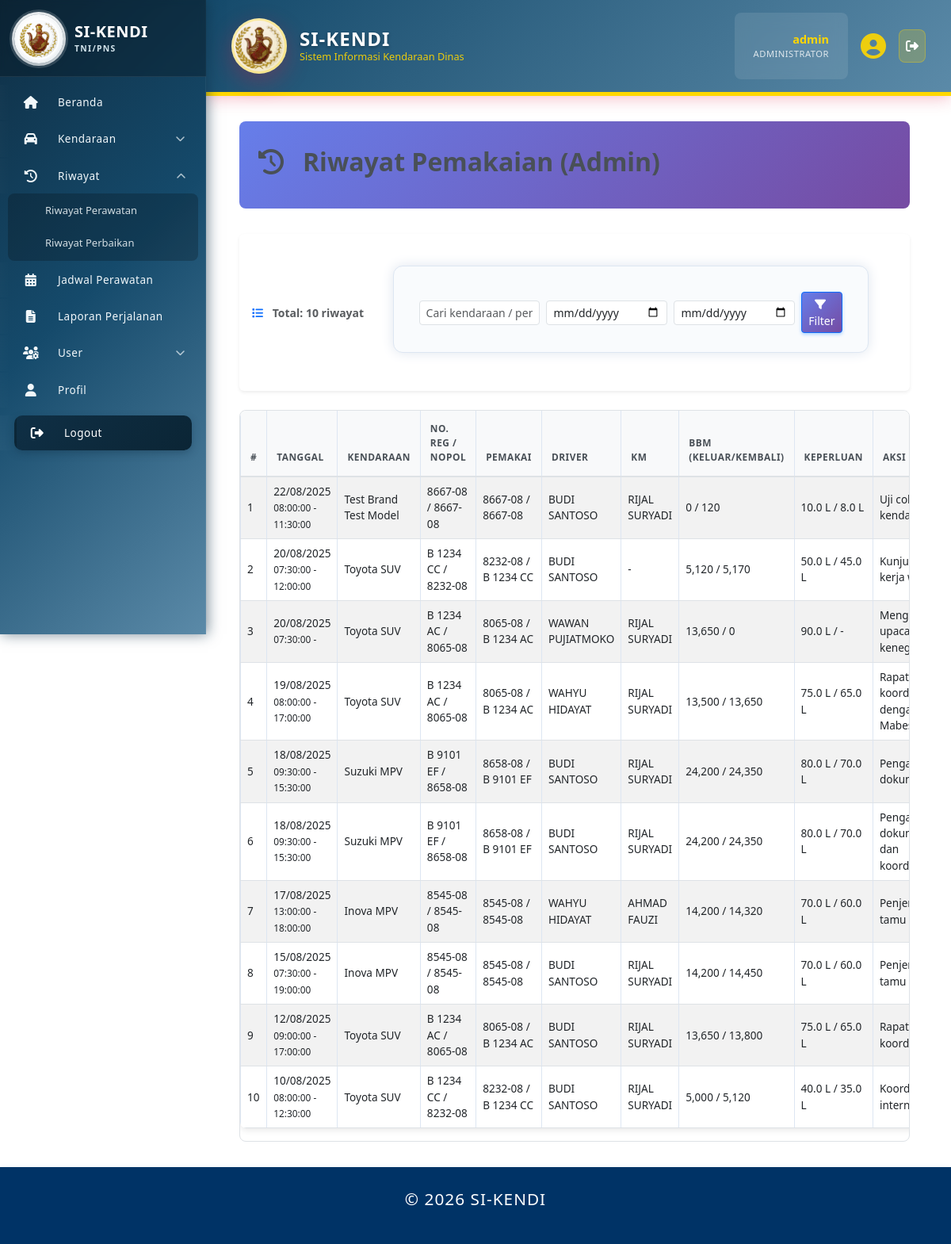
Page /index.php?page=riwayat_pemakaian (signed in) on the earlier database version.
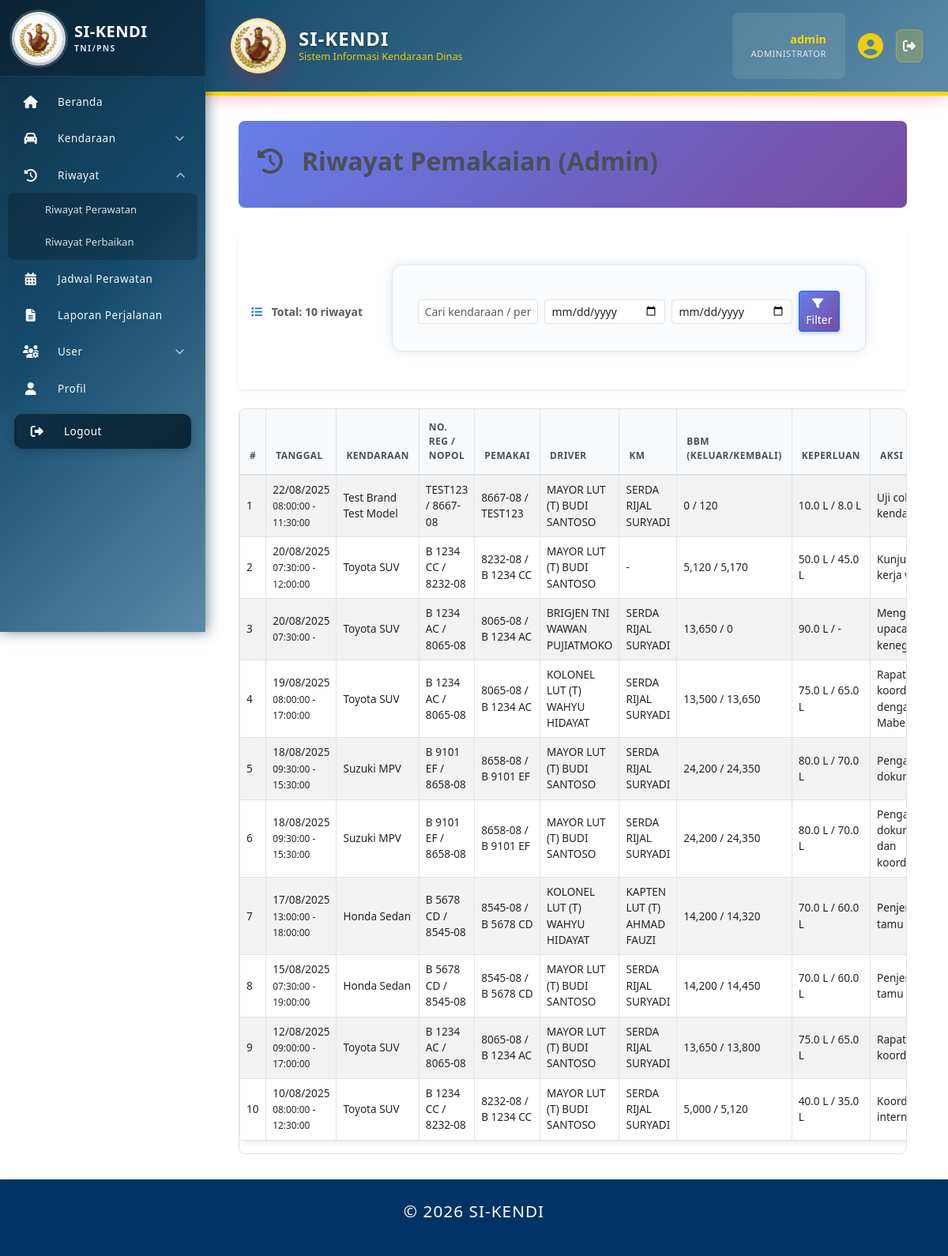
Same page on the later database version.
### tables this page shows
CREATE TABLE `riwayat_pemakaian` (
  `id` int(11) NOT NULL,
  `kendaraan_id` int(11) NOT NULL,
  `user_id` int(11) NOT NULL,
  `driver_id` int(11) DEFAULT NULL,
  `tanggal` date NOT NULL,
  `jam_keluar` time DEFAULT NULL,
  `jam_kembali` time DEFAULT NULL,
  `km_awal` int(11) NOT NULL,
  `km_akhir` int(11) DEFAULT NULL,
  `tujuan` varchar(255) NOT NULL,
  `keperluan` text DEFAULT NULL,
  `rute` text DEFAULT NULL,
  `bbm_keluar` decimal(5,2) DEFAULT NULL,
  `bbm_kembali` decimal(5,2) DEFAULT NULL,
  `kondisi_keluar` enum('Baik','Rusak Ringan','Rusak Berat') DEFAULT 'Baik',
  `kondisi_kembali` enum('Baik','Rusak Ringan','Rusak Berat') DEFAULT 'Baik',
  `catatan` text DEFAULT NULL,
  `created_at` timestamp NOT NULL DEFAULT current_timestamp(),
  `updated_at` timestamp NOT NULL DEFAULT current_timestamp() ON UPDATE current_timestamp()
);

CREATE TABLE `kendaraan` (
  `id` int(11) NOT NULL,
  `no_polisi` varchar(20) NOT NULL,
  `no_rangka` varchar(50) NOT NULL,
  `no_mesin` varchar(50) NOT NULL,
  `merk` varchar(50) NOT NULL,
  `tipe` varchar(50) DEFAULT NULL,
  `tahun_pembuatan` year(4) DEFAULT NULL,
  `warna` varchar(30) DEFAULT NULL,
  `jenis` enum('Roda 2','Roda 4','Truk','Bus','Lainnya') DEFAULT 'Roda 4',
  `bahan_bakar` enum('Bensin','Solar','Listrik','Hybrid') DEFAULT 'Bensin',
  `no_reg` varchar(30) DEFAULT NULL,
  `no_stnk` varchar(30) DEFAULT NULL,
  `no_bpkb` varchar(30) DEFAULT NULL,
  `tanggal_berlaku_stnk` date DEFAULT NULL,
  `pemilik_stnk` varchar(100) DEFAULT NULL,
  `status_kepemilikan` enum('Satker','Pinjam Pakai') DEFAULT 'Satker',
  `satker` varchar(50) NOT NULL,
  `kode_barang` varchar(50) DEFAULT NULL,
  `kondisi` enum('Baik','Rusak Ringan','Rusak Berat') DEFAULT 'Baik',
  `status_kendaraan` enum('Operasional','Perbaikan','Rusak','Tidak Aktif') DEFAULT 'Operasional',
  `status_peminjaman` enum('Tersedia','Dipinjam','Maintenance','Rusak') DEFAULT 'Tersedia',
  `tanggal_servis_terakhir` date DEFAULT NULL,
  `last_service_km` int(11) DEFAULT NULL,
  `odometer` int(11) DEFAULT 0,
  `foto` varchar(255) DEFAULT NULL,
  `catatan` text DEFAULT NULL,
  `created_at` timestamp NOT NULL DEFAULT current_timestamp(),
  `updated_at` timestamp NOT NULL DEFAULT current_timestamp() ON UPDATE current_timestamp()
);

CREATE TABLE `pengguna` (
  `id` int(11) NOT NULL,
  `nrp_nip` varchar(30) DEFAULT NULL,
  `nama_lengkap` varchar(100) NOT NULL,
  `pangkat` varchar(50) DEFAULT NULL,
  `jabatan` varchar(100) DEFAULT NULL,
  `satuan_pns` varchar(200) DEFAULT NULL,
  `no_hp` varchar(20) DEFAULT NULL,
  `email` varchar(100) DEFAULT NULL,
  `alamat` text DEFAULT NULL,
  `status_pegawai` enum('Aktif','Pensiun','Mutasi','Non-Aktif') NOT NULL DEFAULT 'Aktif',
  `status_aktif` enum('Aktif','Tidak Aktif') NOT NULL DEFAULT 'Aktif',
  `jenis_personel` enum('TNI','PNS') DEFAULT NULL,
  `matra` varchar(100) DEFAULT NULL,
  `korps` varchar(100) DEFAULT NULL,
  `kesatuan` varchar(200) DEFAULT NULL,
  `created_at` timestamp NOT NULL DEFAULT current_timestamp(),
  `updated_at` timestamp NOT NULL DEFAULT current_timestamp() ON UPDATE current_timestamp()
);

### lib/table_helpers.php (called while the page is built, shortened)
<?php
if (!function_exists('table_has_columns')) {
    function table_has_columns($db, $table, array $cols) {
        $mysqli = $db;
        $table = $mysqli->real_escape_string($table);
        foreach ($cols as $col) {
            $colEsc = $mysqli->real_escape_string($col);
            $res = $mysqli->query("SELECT 1 FROM information_schema.COLUMNS WHERE TABLE_SCHEMA = DATABASE() AND TABLE_NAME = '{$table}' AND COLUMN_NAME = '{$colEsc}' LIMIT 1");
        }
        return true;
    }
}

### pages/riwayat_pemakaian.php (the view, shortened to what the rows shown need)
<?php
require_once 'includes/auth.php';
require_once __DIR__ . '/../lib/table_helpers.php';
    ?>
    <?php
$page = isset($_GET['page_num']) ? max(1, intval($_GET['page_num'])) : 1;
$limit = 20;
$offset = ($page - 1) * $limit;
$types = '';
$params = [];
$filter_sql = '';
$driver_join = table_has_columns($mysqli, 'riwayat_pemakaian', ['driver_id']);
$select_driver = $driver_join ? ", d.nama_lengkap AS driver_name" : ", '' AS driver_name";
$join_driver = $driver_join ? "LEFT JOIN pengguna d ON rp.driver_id = d.id" : "";
$base_from = "riwayat_pemakaian rp\n        JOIN kendaraan k ON rp.kendaraan_id = k.id\n        LEFT JOIN user_account ua ON rp.user_id = ua.id\n        LEFT JOIN pengguna p ON ua.pengguna_id = p.id\n        " . $join_driver;
$select_sql = "SELECT rp.*, k.no_reg, k.no_polisi, k.merk, k.tipe, ua.username AS username, p.nama_lengkap AS pemakai" . $select_driver . "\n        FROM " . $base_from . $filter_sql . "\n        ORDER BY rp.tanggal DESC, rp.id DESC\n        LIMIT ? OFFSET ?";
$stmt = $mysqli->prepare($select_sql);
$bind_params = $params;
$bind_types = $types;
$bind_params[] = $limit;
$bind_params[] = $offset;
$bind_types .= 'ii';
if ($bind_types !== '') {
    $stmt->bind_param($bind_types, ...$bind_params);
}
$stmt->execute();
$rows = $stmt->get_result();
?>
<div class="page-header">
    <h1><i class="fas fa-history me-2"></i> Riwayat Pemakaian (Admin)</h1>
</div>
<div class="content-container">
    <?php if ($rows && $rows->num_rows > 0): ?>
        <div class="table-responsive">
            <table class="table table-striped table-hover">
                <thead>
                    <tr>
                        <th>#</th>
                        <th>Tanggal</th>
                        <th>Kendaraan</th>
                        <th>No. Reg / Nopol</th>
                        <th>Pemakai</th>
                        <th>Driver</th>
                        <th>KM</th>
                        <th>BBM (Keluar/Kembali)</th>
                        <th>Keperluan</th>
                        <th>Aksi</th>
                    </tr>
                </thead>
                <tbody>
                    <?php $i = $offset + 1; while ($r = $rows->fetch_assoc()): ?>
                        <tr>
                            <td><?= $i++ ?></td>
                            <td><?= date('d/m/Y', strtotime($r['tanggal'])) ?><br><small><?= htmlspecialchars($r['jam_keluar'] ?? '') ?> - <?= htmlspecialchars($r['jam_kembali'] ?? '') ?></small></td>
                            <td><?= htmlspecialchars($r['merk'] . ' ' . $r['tipe']) ?></td>
                            <td><?= htmlspecialchars(($r['no_polisi'] ?? '-') . ' / ' . ($r['no_reg'] ?? '-')) ?></td>
                                <td><?= htmlspecialchars(($r['no_reg'] ?? '-') . ' / ' . ($r['no_polisi'] ?? '-')) ?></td>
                            <td><?= htmlspecialchars($r['pemakai'] ?? $r['username'] ?? '-') ?></td>
                            <td><?= htmlspecialchars($r['driver_name'] ?? '-') ?></td>
                            <td><?= number_format($r['km_awal'] ?? 0) ?> / <?= number_format($r['km_akhir'] ?? 0) ?></td>
                            <td><?= !empty($r['bbm_keluar']) ? number_format($r['bbm_keluar'],1) . ' L' : '-' ?> / <?= !empty($r['bbm_kembali']) ? number_format($r['bbm_kembali'],1) . ' L' : '-' ?></td>
                            <td><?= htmlspecialchars(mb_strimwidth($r['keperluan'] ?? '-', 0, 60, '...')) ?></td>
                        </tr>
                    <?php endwhile; ?>
                </tbody>
            </table>
        </div>
    <?php endif; ?>
</div>

Differences in the rows shown:
changed through a linked row, riwayat_pemakaian "Test Brand Test Model": kendaraan.no_reg "8667-08 / 8667-08" → "TEST123 / 8667-08"; kendaraan.no_polisi "8667-08 / 8667-08" → "8667-08 / TEST123"; user.nama_lengkap "BUDI SANTOSO" → "MAYOR LUT (T) BUDI SANTOSO"; driver.nama_lengkap "RIJAL SURYADI" → "SERDA RIJAL SURYADI"
changed through a linked row, riwayat_pemakaian "Kunjungan kerja wilayah": user.nama_lengkap "BUDI SANTOSO" → "MAYOR LUT (T) BUDI SANTOSO"
changed through a linked row, riwayat_pemakaian "Menghadiri upacara kenegaraan": user.nama_lengkap "WAWAN PUJIATMOKO" → "BRIGJEN TNI WAWAN PUJIATMOKO"; driver.nama_lengkap "RIJAL SURYADI" → "SERDA RIJAL SURYADI"
changed through a linked row, riwayat_pemakaian (number 4 of 10 on the later page): user.nama_lengkap "WAHYU HIDAYAT" → "KOLONEL LUT (T) WAHYU HIDAYAT"; driver.nama_lengkap "RIJAL SURYADI" → "SERDA RIJAL SURYADI"
changed through a linked row, riwayat_pemakaian "Pengambilan dokumen": user.nama_lengkap "BUDI SANTOSO" → "MAYOR LUT (T) BUDI SANTOSO"; driver.nama_lengkap "RIJAL SURYADI" → "SERDA RIJAL SURYADI"
changed through a linked row, riwayat_pemakaian "Pengambilan dokumen dan koordinasi": user.nama_lengkap "BUDI SANTOSO" → "MAYOR LUT (T) BUDI SANTOSO"; driver.nama_lengkap "RIJAL SURYADI" → "SERDA RIJAL SURYADI"
changed through a linked row, riwayat_pemakaian: kendaraan.tipe "Inova MPV" → "Honda Sedan"; kendaraan.no_reg "8545-08 / 8545-08" → "B 5678 CD / 8545-08"; kendaraan.no_polisi "8545-08 / 8545-08" → "8545-08 / B 5678 CD"; user.nama_lengkap "WAHYU HIDAYAT" → "KOLONEL LUT (T) WAHYU HIDAYAT"; driver.nama_lengkap "AHMAD FAUZI" → "KAPTEN LUT (T) AHMAD FAUZI"
changed through a linked row, riwayat_pemakaian (number 8 of 10 on the later page): kendaraan.tipe "Inova MPV" → "Honda Sedan"; kendaraan.no_reg "8545-08 / 8545-08" → "B 5678 CD / 8545-08"; kendaraan.no_polisi "8545-08 / 8545-08" → "8545-08 / B 5678 CD"; user.nama_lengkap "BUDI SANTOSO" → "MAYOR LUT (T) BUDI SANTOSO"; driver.nama_lengkap "RIJAL SURYADI" → "SERDA RIJAL SURYADI"
changed through a linked row, riwayat_pemakaian (number 9 of 10 on the later page): user.nama_lengkap "BUDI SANTOSO" → "MAYOR LUT (T) BUDI SANTOSO"; driver.nama_lengkap "RIJAL SURYADI" → "SERDA RIJAL SURYADI"
changed through a linked row, riwayat_pemakaian "Koordinasi internal": user.nama_lengkap "BUDI SANTOSO" → "MAYOR LUT (T) BUDI SANTOSO"; driver.nama_lengkap "RIJAL SURYADI" → "SERDA RIJAL SURYADI"
